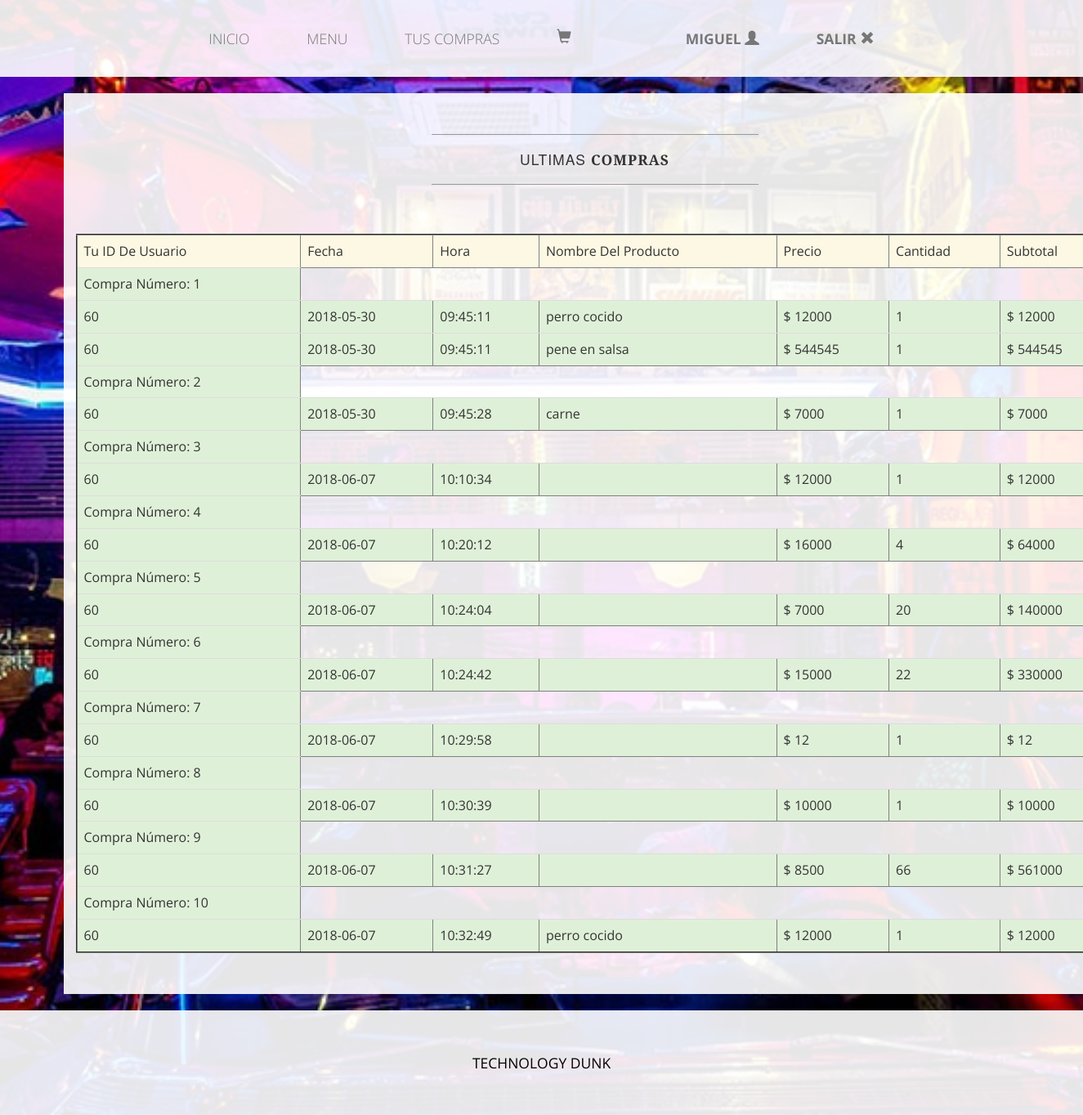
/BAR-UNIMINUTO-main/vista/panel_compras.php (signed in), run on the app's committed database.
### tables this page shows
CREATE TABLE `compras` (
  `Id` int(11) NOT NULL,
  `id_usuario` int(100) NOT NULL,
  `numeroventa` int(11) NOT NULL,
  `fecha` date NOT NULL,
  `hora` time NOT NULL,
  `id_producto` varchar(100) NOT NULL,
  `precio` text NOT NULL,
  `cantidad` text NOT NULL,
  `subtotal` text NOT NULL
);

### BAR-UNIMINUTO-main/vista/panel_compras.php (the view, shortened to what this page needs)
<html lang="en">
<head>
    <link href="../css/bootstrap.min.css" rel="stylesheet">
    <link href="../css/business-casual.css" rel="stylesheet">
</head>
<body>
    <?php
    require("cabecerausu.php");
    ?>
    <div class="container">
        <div class="row">
            <div class="box" style="width:1300px;">
                <div class="col-lg-12">
                    <hr>
                    <h2 class="intro-text text-center">ULTIMAS
                        <strong>COMPRAS</strong>
                    </h2>
                    <hr>
                    <br>
                    <br>
                </div>
	<table border='2' class='table table-hover'>
		<tr class='warning'>
            <td>Tu ID De Usuario</td>
            <td>Fecha</td>
            <td>Hora</td>
			<td>Nombre Del Producto</td>
			<td>Precio</td>
			<td>Cantidad</td>
			<td>Subtotal</td>
		</tr>
		<?php
			$re=mysql_query("select * from compras where id_usuario='$_SESSION[codigo]'" );
			$numeroventa=0;
			while ($f=mysql_fetch_array($re)) {
					if($numeroventa	!=$f['numeroventa']){
						echo '<tr class="success"><td>Compra Número: '.$f['numeroventa'].' </td></tr>';
					}
					$numeroventa=$f['numeroventa'];
					echo '<tr class="success">
						<td>'.$f['id_usuario'].'</td>
						<td>'.$f['fecha'].'</td>
						<td>'.$f['hora'].'</td>
						<td>'.$f['id_producto'].'</td>
						<td>$ '.$f['precio'].'</td>
						<td>'.$f['cantidad'].'</td>
						<td>$ '.$f['subtotal'].'</td>
					</tr>';
			}
		?>
	</table>
</div>
            </div>
        </div>
    <footer>
        <div class="container">
            <div class="row">
                <div class="col-lg-12 text-center">
                    <p>TECHNOLOGY DUNK</p>
                </div>
            </div>
        </div>
    </footer>
</body>
</html>

### BAR-UNIMINUTO-main/vista/cabecerausu.php (shortened to what this page needs)
<nav class="navbar navbar-default" role="navigation">
    <div class="container-fluid">
            <div class="collapse navbar-collapse" id="bs-example-navbar-collapse-1">
            <ul class="nav navbar-nav">
                    <li>
                        <a href="../iniciousu.php">Inicio
                        <span class=""></a></a>
                    </li>
                    <li>
                        <a href="blogusuario.php">Menu
                        </a>
                    </li>
                    <li>
                    <a href="">Tus Compras
                    </a>
                    </li>
                    <li>
                    <a href="carritodecompras.php">
                        <span class="glyphicon glyphicon-shopping-cart"></a>
                    </li>
                    <li>
                        <a href=""></a>
                    </li>
                    <li class="nav navbar-navl" >
                         <a href=""><?php echo $_SESSION['nombre'];?>
                    <span class="glyphicon glyphicon-user"></a>
                    </li>
                    <li class="nav navbar-navl">
                        <a href="../controlador/desconectar.php">salir
                    <span class="glyphicon glyphicon-remove"></a>
                    </li>
            </ul>
        </div>
    </div>
</nav>

### BAR-UNIMINUTO-main/css/business-casual.css (style rules this page uses)
ul { margin: auto; margin-top: 10px; }
ul li { list-style: none; }
body { font-family: "Open Sans","Helvetica Neue",Helvetica,Arial,sans-serif; background: url(../img/bg.jpg) no-repeat center center fixed; -webkit-background-size: cover; -moz-background-size: cover; background-size: cover; -o-background-size: cover; }
h1, h2, h3, h4, h5, h6 { text-transform: uppercase; font-family: "Josefin Slab","Helvetica Neue",Helvetica,Arial,sans-serif; font-weight: 700; letter-spacing: 1px; }
p { font-size: 1.25em; line-height: 1.6; color: #000; }
hr { max-width: 400px; border-color: #999999; }
.navbar-nav { text-transform: uppercase; font-weight: 20; letter-spacing: 0px; }
.navbar-navl { text-transform: uppercase; font-weight: 700; letter-spacing: 0px; }
.box { margin-bottom: 20px; padding: 30px 15px; background: #fff; background: rgba(255,255,255,0.9); }
.intro-text { text-transform: uppercase; font-size: 1.25em; font-weight: 400; letter-spacing: 1px; }
footer { background: #fff; background: rgba(255,255,255,0.9); }
footer p { margin: 0; padding: 50px 0; }
@media screen and (min-width:768px) { .navbar { border-radius: 0; } }
@media screen and (min-width:768px) { .navbar { min-height: 0; } }
@media screen and (min-width:768px) { .navbar-default { border: none; background: #fff; background: rgba(255,255,255,0.9); } }
@media screen and (min-width:768px) { .nav>li>a { padding: 35px; } }
@media screen and (min-width:768px) { .navbar-nav>li>a { line-height: normal; } }
@media screen and (min-width:768px) { .navbar-nav { display: table; float: none; margin: 0 auto; table-layout: fixed; font-size: 1.25em; } }
@media screen and (min-width:1200px) { .box:after { content: ''; display: table; clear: both; } }

### data on the page
compras: numeroventa "1", id_usuario "60", fecha "2018-05-30", hora "09:45:11", id_producto "perro cocido", precio "12000", cantidad "1", subtotal "12000"
compras: id_usuario "60", fecha "2018-05-30", hora "09:45:11", id_producto "pene en salsa", precio "544545", cantidad "1", subtotal "544545"
compras: numeroventa "2", id_usuario "60", fecha "2018-05-30", hora "09:45:28", id_producto "carne", precio "7000", cantidad "1", subtotal "7000"
compras: numeroventa "3", id_usuario "60", fecha "2018-06-07", hora "10:10:34", precio "12000", cantidad "1", subtotal "12000"
compras: numeroventa "4", id_usuario "60", fecha "2018-06-07", hora "10:20:12", precio "16000", cantidad "4", subtotal "64000"
compras: numeroventa "5", id_usuario "60", fecha "2018-06-07", hora "10:24:04", precio "7000", cantidad "20", subtotal "140000"
compras: numeroventa "6", id_usuario "60", fecha "2018-06-07", hora "10:24:42", precio "15000", cantidad "22", subtotal "330000"
compras: numeroventa "7", id_usuario "60", fecha "2018-06-07", hora "10:29:58", precio "12", cantidad "1", subtotal "12"
compras: numeroventa "8", id_usuario "60", fecha "2018-06-07", hora "10:30:39", precio "10000", cantidad "1", subtotal "10000"
compras: numeroventa "9", id_usuario "60", fecha "2018-06-07", hora "10:31:27", precio "8500", cantidad "66", subtotal "561000"
compras: numeroventa "10", id_usuario "60", fecha "2018-06-07", hora "10:32:49", id_producto "perro cocido", precio "12000", cantidad "1", subtotal "12000"

### other printed values
$_SESSION['nombre'] "MIGUEL"
